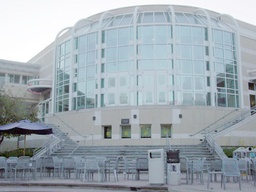
#> input picture HW1 - Feature detection/price_center20.jpeg, 256 x 192 px, shrunk from 600 x 450 before the run
$ jupyter execute HW1.ipynb   (shell and % lines are left out)
#> lines starting #> are read from the running program, lines starting #| are printed output that depends on the picture; after the words box and inside, x2 and y2 are one past the last pixel; in counts of white or black regions, pixels touching at a corner belong together
# CSE 252B: Computer Vision II, Winter 2022 – Assignment 1
### Instructor: Ben Ochoa
### Due: Wednesday, January 12, 2022, 11:59 PM

## Instructions
* Review the academic integrity and collaboration policies on the course website.
* This assignment must be completed individually.
* All solutions must be written in this notebook.
* Math must be done in Markdown/LaTeX.
* You must show your work and describe your solution.
* Programming aspects of this assignment must be completed using Python in this notebook.
* This notebook contains skeleton code, which should not be modified (This is important for standardization to facilate effeciant grading).
* You may use python packages for basic linear algebra, but you may not use packages that directly solve the problem. If you are uncertain about using a specific package, then please ask the instructional staff whether or not it is allowable.
* You must submit this notebook exported as a pdf. You must also submit this notebook as an .ipynb file.
* You must submit both files (.pdf and .ipynb) on Gradescope. You must mark each problem on Gradescope in the pdf.
* It is highly recommended that you begin working on this assignment early.

# Problem 1 (Programming): Feature detection (20 points)
Download input data from the course website. The file price_center20.jpeg
contains image 1 and the file price_center21.jpeg contains image 2.

For each input image, calculate an image where each pixel value is the minor
eigenvalue of the gradient matrix

$N=\left[ \begin{array}{cc}
\sum\limits_w I_x^2 & \sum\limits_w I_x I_y\\
\sum\limits_w I_x I_y & \sum\limits_w I_y^2
\end{array} \right]$

where w is the window about the pixel, and $I_x$ and $I_y$ are the gradient images in
the x and y direction, respectively. Calculate the gradient images using the five-point
central difference operator. Set resulting values that are below a specified
threshold value to zero (hint: calculating the mean instead of the sum in N allows
for adjusting the size of the window without changing the threshold value). Apply
an operation that suppresses (sets to 0) local (i.e., about a window) nonmaximum
pixel values in the minor eigenvalue image. Vary these parameters such that
around 600–650 features are detected in each image. For resulting nonzero pixel
values, determine the subpixel feature coordinate using the Förstner corner point
operator.

#### Report your final values for:
 * the size of the feature detection window (i.e., the size of the window used to calculate the elements in the gradient matrix N)
 * the minor eigenvalue threshold value
 * the size of the local nonmaximum suppression window
 * the resulting number of features detected (i.e., corners) in each image.

#### Display figures for:
 * minor eigenvalue images before thresholding
 * minor eigenvalue images after thresholding
 * original images with detected features

A typical implementation takes around 30 seconds to run. If yours takes more than 120 seconds, you may lose points.

[cell 1]
import numpy as np
from PIL import Image
import matplotlib.pyplot as plt
import matplotlib.patches as patches
import time

from scipy.signal import convolve
from scipy import ndimage

# open the input images
I1 = np.array(Image.open('price_center20.jpeg'), dtype='float')/255.
I2 = np.array(Image.open('price_center21.jpeg'), dtype='float')/255.
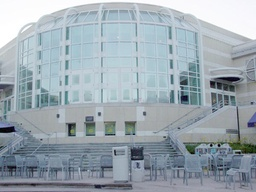
#> input picture HW1 - Feature detection/price_center21.jpeg, 256 x 192 px, shrunk from 600 x 450 before the run

# Display the input images
plt.figure(figsize=(14,8))
plt.subplot(1,2,1)
plt.imshow(I1)
plt.subplot(1,2,2)
plt.imshow(I2)
plt.show()

[cell 2]
def ImageGradient(I):
    # inputs:
    # I is the input image (may be mxn for Grayscale or mxnx3 for RGB)
    #
    # outputs:
    # Ix is the derivative of the magnitude of the image w.r.t. x
    # Iy is the derivative of the magnitude of the image w.r.t. y

    m, n = I.shape[:2]

    # Define filter kernel
    f = np.array([[-1,8,0,-8,1]])/12
    if(I.ndim == 3):
        # RGB Image
        filter_x = f[..., np.newaxis]
        filter_y = np.transpose(filter_x, (1,0,2))
    else:
        filter_x = f
        filter_y = f.T

    # Convolve to generate gradient images
    I_x = convolve(I, filter_x, mode = 'valid')
    I_y = convolve(I, filter_y, mode = 'valid')

    # Pad gradient image to restore original shape
    p = 2
    Iy = np.pad(I_y,((p,p),(0,0),(0,0)), 'constant', constant_values = 0)
    Ix = np.pad(I_x,((0,0),(p,p),(0,0)), 'constant', constant_values = 0)

    return Ix, Iy


def MinorEigenvalueImage(Ix, Iy, w):
    # Calculate the minor eigenvalue image J
    #
    # inputs:
    # Ix is the derivative of the magnitude of the image w.r.t. x
    # Iy is the derivative of the magnitude of the image w.r.t. y
    # w is the size of the window used to compute the gradient matrix N
    #
    # outputs:
    # J0 is the mxn minor eigenvalue image of N before thresholding

    m, n = Ix.shape[:2]
    J0 = np.zeros((m,n))

    # Pad the Image
    p = int(w/2)
    Ix = np.pad(Ix,((p,p),(p,p),(0,0)), 'constant', constant_values = 0)
    Iy = np.pad(Iy,((p,p),(p,p),(0,0)), 'constant', constant_values = 0)

    #Calculate your minor eigenvalue image J0.
    for i in range(p,p+m):
        for j in range(p,p+n):
            # Extract window
            Ix_window = Ix[i-p:i+p+1,j-p:j+p+1,:]
            Iy_window = Iy[i-p:i+p+1,j-p:j+p+1,:]
            assert Ix_window.shape[0] == w, "Window mismatch in minor eigen value"
            # Compute gradient matrix entries
            Ix_2 = np.sum(np.multiply(Ix_window,Ix_window))
            Iy_2 = np.sum(np.multiply(Iy_window,Iy_window))
            Ixy = np.sum(np.multiply(Iy_window,Ix_window))
            # Compute trace and determininat
            T = Ix_2 + Iy_2
            D = Ix_2*Iy_2 - Ixy*Ixy
            k = np.maximum(T*T - 4*D,0)
            J0[i-p,j-p] =  (T - np.sqrt(k))/2

    return J0

def NMS(J, w_nms):
    # Apply nonmaximum supression to J using window w_nms
    #
    # inputs:
    # J is the minor eigenvalue image input image after thresholding
    # w_nms is the size of the local nonmaximum suppression window
    #
    # outputs:
    # J2 is the mxn resulting image after applying nonmaximum suppression
    #

    J2 = J.copy()
    J_max = ndimage.maximum_filter(J, size = (w_nms, w_nms), mode =  'constant', cval = 0)
    J2[J < J_max] = 0


    return J2

def ForstnerCornerDetector(Ix, Iy, w, t, w_nms):
    # Calculate the minor eigenvalue image J
    # Threshold J
    # Run non-maxima suppression on the thresholded J
    # Gather the coordinates of the nonzero pixels in J
    # Then compute the sub pixel location of each point using the Forstner operator
    #
    # inputs:
    # Ix is the derivative of the magnitude of the image w.r.t. x
    # Iy is the derivative of the magnitude of the image w.r.t. y
    # w is the size of the window used to compute the gradient matrix N
    # t is the minor eigenvalue threshold
    # w_nms is the size of the local nonmaximum suppression window
    #
    # outputs:
    # C is the number of corners detected in each image
    # pts is the 2xC array of coordinates of subpixel accurate corners
    #     found using the Forstner corner detector
    # J0 is the mxn minor eigenvalue image of N before thresholding
    # J1 is the mxn minor eigenvalue image of N after thresholding
    # J2 is the mxn minor eigenvalue image of N after thresholding and NMS

    m, n = Ix.shape[:2]
    J0 = np.zeros((m,n))
    J1 = np.zeros((m,n))

    #Calculate your minor eigenvalue image J0 and its thresholded version J1.
    J0 = MinorEigenvalueImage(Ix, Iy, w)
    #Thresholding
    J1 = J0
    J1[J0<t] = 0

    #Run non-maxima suppression on your thresholded minor eigenvalue image.
    J2 = NMS(J1, w_nms)

    #Detect corners.
    idx = np.array(np.where(J2 != 0))

    # Pad the Image
    p = int(w/2)
    Ix = np.pad(Ix,((p,p),(p,p),(0,0)), 'constant', constant_values = 0)
    Iy = np.pad(Iy,((p,p),(p,p),(0,0)), 'constant', constant_values = 0)

    pts = []
    for i in range(p,p+m):
        for j in range(p,p+n):
            if(J2[i-p,j-p] != 0):
                # Extract window
                Ix_window = Ix[i-p:i+p+1,j-p:j+p+1,:]
                Iy_window = Iy[i-p:i+p+1,j-p:j+p+1,:]
                assert Ix_window.shape[0] == w, "Window size mismatch in ForstnerCornerDetector"

                # Compute entries of gradient matrix
                Ix_2 = np.multiply(Ix_window,Ix_window)
                Iy_2 = np.multiply(Iy_window,Iy_window)
                Ixy =  np.multiply(Iy_window,Ix_window)

                W_x = np.arange(j-p,j+p+1).reshape(-1,1)
                W_x = np.repeat(W_x, w, axis = 1)
                W_y = np.arange(i-p,i+p+1).reshape(1,-1)
                W_y = np.repeat(W_y, w, axis = 0)

                if(Ix_2.ndim == 3):
                    W_x = np.dstack([W_x]*3)
                    W_y = np.dstack([W_y]*3)

                b0 = np.sum(np.multiply(W_y, Ixy)) + np.sum(np.multiply(W_x, Ix_2))
                b1 = np.sum(np.multiply(W_x, Ixy)) + np.sum(np.multiply(W_y, Iy_2))
                b = np.array([b0, b1])

                N = np.array([[np.sum(Ix_2), np.sum(Ixy)],[np.sum(Ixy), np.sum(Iy_2)]])
                pts.append(np.matmul(np.linalg.pinv(N),b)-p)


    pts = np.array(pts)
    pts = pts.T
    C = pts.shape[1]

    return C, pts, J0, J1, J2


# feature detection
def RunFeatureDetection(I, w, t, w_nms):
    Ix, Iy = ImageGradient(I)
    C, pts, J0, J1, J2 = ForstnerCornerDetector(Ix, Iy, w, t, w_nms)
    return C, pts, J0, J1, J2

[cell 3]
# input images
I1 = np.array(Image.open('price_center20.jpeg'), dtype='float')/255.
I2 = np.array(Image.open('price_center21.jpeg'), dtype='float')/255.

# parameters to tune
w = 7
t = 0.125
w_nms = 7

tic = time.time()
# run feature detection algorithm on input images
C1, pts1, J1_0, J1_1, J1_2 = RunFeatureDetection(I1, w, t, w_nms)
#> in NMS, `J2[J < J_max] = 0`:
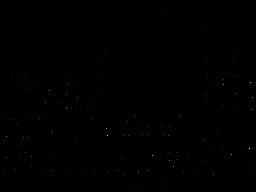
#> J2: shape (192, 256) float64; min 0, max 3.35, mean 0.00219; drawn with min black and max white
#> after the loop in ForstnerCornerDetector, `for i in range(p,p+m):`: pts = 175 pairs, first value 3.01 to 252.3, second value 8.91 to 188.1
#> in RunFeatureDetection, `C, pts, J0, J1, J2 = ForstnerCornerDetector(Ix, Iy, w, t, w_nms)`: C = 175
#> C1 = 175
C2, pts2, J2_0, J2_1, J2_2 = RunFeatureDetection(I2, w, t, w_nms)
#> in ForstnerCornerDetector (call 2), `J0 = np.zeros((m,n))`: J0: shape (192, 256) float64; every value is 0
#> call 2 of MinorEigenvalueImage, with w = 7
#> in MinorEigenvalueImage (call 2), `Iy = np.pad(Iy,((p,p),(p,p),(0,0)), 'constant', constant_values = 0)`:
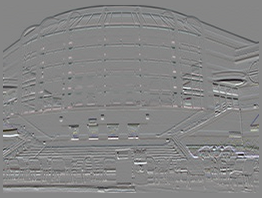
#> Iy: shape (198, 262, 3) float64; mean of channels 0, 1, 2 -0.00192, -0.00188, -0.00167; drawn with min black and max white
#> after the loop in MinorEigenvalueImage (call 2), `for i in range(p,p+m):`:
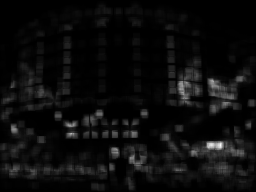
#> J0: shape (192, 256) float64; min 0, max 3.18, mean 0.157; drawn with min black and max white
#> call 2 of NMS, with w_nms = 7
#> in NMS (call 2), `J_max = ndimage.maximum_filter(J, size = (w_nms, w_nms), mode =  'cons..`:
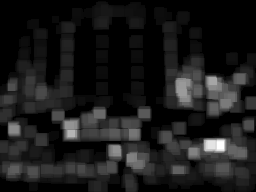
#> J_max: shape (192, 256) float64; min 0, max 3.18, mean 0.338; drawn with min black and max white
#> C2 = 197
toc = time.time() - tic

print('took %f secs'%toc)

# display results
plt.figure(figsize=(14,24))

# show pre-thresholded minor eigenvalue images
plt.subplot(3,2,1)
plt.imshow(J1_0, cmap='gray')
plt.title('pre-thresholded minor eigenvalue image')
plt.subplot(3,2,2)
plt.imshow(J2_0, cmap='gray')
plt.title('pre-thresholded minor eigenvalue image')

# show thresholded minor eigenvalue images
plt.subplot(3,2,3)
plt.imshow(J1_1, cmap='gray')
plt.title('thresholded minor eigenvalue image')
plt.subplot(3,2,4)
plt.imshow(J2_1, cmap='gray')
plt.title('thresholded minor eigenvalue image')

# show corners on original images
ax = plt.subplot(3,2,5)
plt.imshow(I1)
for i in range(C1): # draw rectangles of size w around corners
    x,y = pts1[:,i]
    ax.add_patch(patches.Rectangle((x-w/2,y-w/2),w,w, fill=False))
#> this loop made 175 passes
#> (x, y) on passes 1 to 3: (167.5, 8.91), (197.2, 11.76), (173, 13.03)
# plt.plot(pts1[0,:], pts1[1,:], '.b') # display subpixel corners
plt.title('found %d corners'%C1)

ax = plt.subplot(3,2,6)
plt.imshow(I2)
for i in range(C2):
    x,y = pts2[:,i]
    ax.add_patch(patches.Rectangle((x-w/2,y-w/2),w,w, fill=False))
#> this loop made 197 passes
#> (x, y) on passes 1 to 3: (132.3, 6.84), (104.3, 10.95), (98.98, 10.66)
# plt.plot(pts2[0,:], pts2[1,:], '.b')
plt.title('found %d corners'%C2)

plt.show()
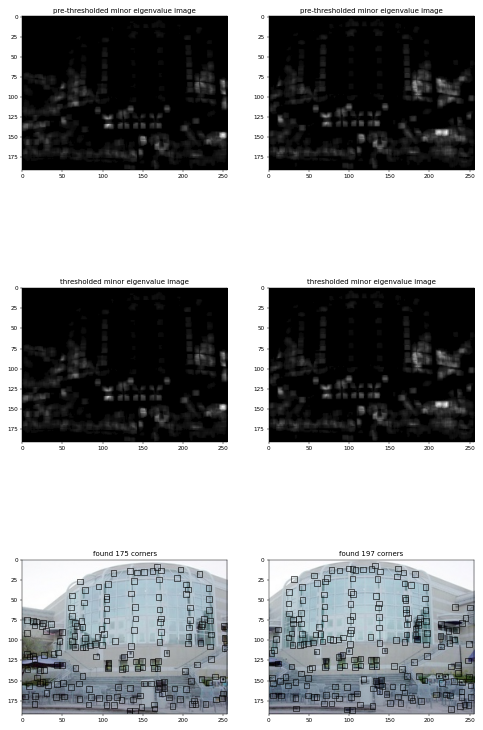
#> figure drawn by matplotlib, 6 panels

#### Final values for parameters
* w = 7
* t = 0.125
* w_nms = 7
* C1 = 627
* C2 = 638

## Problem 2 (Programming): Feature matching (15 points)
Determine the set of one-to-one putative feature correspondences by performing
a brute-force search for the greatest correlation coefficient value (in the range
[-1, 1]) between the detected features in image 1 and the detected features in
image 2. Only allow matches that are above a specified correlation coefficient
threshold value (note that calculating the correlation coefficient allows for adjusting
the size of the matching window without changing the threshold value).
Further, only allow matches that are above a specified distance ratio threshold
value, where distance is measured to the next best match for a given feature.
Vary these parameters such that around 200 putative feature correspondences are
established. Optional: constrain the search to coordinates in image 2 that are
within a proximity of the detected feature coordinates in image 1.

**Note: You must center each window at the sub-pixel corner
coordinates while computing normalized cross correlation; otherwise, you
will lose points.**

#### Report your final values for:
* the size of the matching window
* the correlation coefficient threshold
* the distance ratio threshold
* the size of the proximity window (if used)
* the resulting number of putative feature correspondences (i.e., matched features)

#### Display figures for:
* pair of images, where the matched features in each of the images are indicated by a square window about the feature

A typical implementation takes around 10 seconds to run. If yours takes more than 120 seconds, you may lose points.

[cell 4]
# HELPER FUNCTIONS
def getPatch(I, xc, yc, w):
    '''
    Function performs bilinear interpolation and
    extracts patch centered at (xc,yc)
    '''
    xs = xc-int(w/2)
    ys = yc-int(w/2)

    xs0 = int(xs)
    ys0 = int(ys)
    xs1 = xs0 + 1
    ys1 = ys0 + 1

    p1 = I[xs0:xs0+w, ys0:ys0+w, :]
    p2 = I[xs1:xs1+w, ys0:ys0+w, :]
    p3 = I[xs0:xs0+w, ys1:ys1+w, :]
    p4 = I[xs1:xs1+w, ys1:ys1+w, :]

    I0 = p1*(xs1-xs) + p2*(xs-xs0)
    I1 = p3*(xs1-xs) + p4*(xs-xs0)
    D  = I0*(ys1-ys) + I1*(ys-ys0)

    return D

[cell 5]
def compute_NCC(p1, p2):
    '''
    given 2 patches, function computes
    the normalized cross correlation
    score between the 2 patches
    '''
    assert p1.shape == p2.shape, "Patches of different sizes"
    p1 = p1 - np.mean(p1)
    p2 = p2 - np.mean(p2)
    # Cross correlation term
    N = np.apply_over_axes(np.sum, np.multiply(p1,p2), [0,1])
    # Auto - correlation term
    D = np.sqrt(np.apply_over_axes(np.sum, np.multiply(p1,p1), [0,1])*np.sum(np.apply_over_axes(np.sum, np.multiply(p2,p2),[0,1])))
    return np.min(N/D)

[cell 6]
def NCC(I1, I2, pts1, pts2, w, p):
    # compute the normalized cross correlation between image patches I1, I2
    # result should be in the range [-1,1]
    #
    # Do ensure that windows are centered at the sub-pixel co-ordinates
    #      while computing normalized cross correlation.
    #
    # inputs:
    # I1, I2 are the input images
    # pts1, pts2 are the point to be matched
    # w is the size of the matching window to compute correlation coefficients
    # p is the size of the proximity window
    #
    # output:
    # normalized cross correlation matrix of scores between all windows in
    #    image 1 and all windows in image 2
    #

    C1 = pts1.shape[1]
    C2 = pts2.shape[1]

    P = int(w/2)
    scores = np.zeros((C1,C2))

    I1_pad = np.pad(I1.copy(), ((P,P),(P,P),(0,0)), 'constant', constant_values = 0)
    I2_pad = np.pad(I2.copy(), ((P,P),(P,P),(0,0)), 'constant', constant_values = 0)

    for i in range(C1):
        for j in range(C2):
            s = -1

            # proximity filter
            if np.linalg.norm(pts1[:,i]-pts2[:,j]) < p:
                # Extract patches
                xc1 = pts1[1,i] + P
                yc1 = pts1[0,i] + P
                xc2 = pts2[1,j] + P
                yc2 = pts2[0,j] + P

                p1 = getPatch(I1_pad, xc1, yc1, w)
                p2 = getPatch(I2_pad, xc2, yc2, w)

                assert p1.shape[0] == w, "Window size mismatch in NCC"
                assert p2.shape[0] == w, "Window size mismatch in NCC"

                s = compute_NCC(p1, p2)
                assert s>=-1 or s<=1, 'Invalid NCC value'

            scores[i,j] = s

    return scores


def Match(scores, t, d):
    # perform the one-to-one correspondence matching on the correlation coefficient matrix
    #
    # inputs:
    # scores is the NCC matrix
    # t is the correlation coefficient threshold
    # d distance ration threshold
    #
    # output:
    # 2xM array of the feature coordinates in image 1 and image 2,
    # where M is the number of matches.

    inds = []
    mask = np.full(scores.shape, True, dtype=bool)

    while(np.max(scores) > t):
        idx = np.unravel_index(scores.argmax(), scores.shape)

        # Find max
        best_match = scores[idx]
        scores[idx] = -1

        # Find next best match
        next_best = np.maximum(np.max(scores[idx[0],:]),np.max(scores[:,idx[1]]))
        scores[idx] = best_match

        # Append if match good enough
        if((1-best_match) < (1-next_best)*d):
            inds.append(idx)

        mask[idx[0],:] = False
        mask[:,idx[1]] = False

        #mask scores matrix
        scores[np.logical_not(mask)] = -1
    inds = np.array(inds).T
    return inds


def RunFeatureMatching(I1, I2, pts1, pts2, w, t, d, p):
    # inputs:
    # I1, I2 are the input images
    # pts1, pts2 are the point to be matched
    # w is the size of the matching window to compute correlation coefficients
    # t is the correlation coefficient threshold
    # d distance ration threshold
    # p is the size of the proximity window
    #
    # outputs:
    # inds is a 2xk matrix of matches where inds[0,i] indexs a point pts1
    #     and inds[1,i] indexs a point in pts2, where k is the number of matches

    scores = NCC(I1, I2, pts1, pts2, w, p)
    inds = Match(scores, t, d)
    return inds

[cell 7]
# parameters to tune
w = 7
t = 0.01
d = .95
p = 100

tic = time.time()
# run the feature matching algorithm on the input images and detected features
inds = RunFeatureMatching(I1, I2, pts1, pts2, w, t, d, p)
#> in NCC, `scores = np.zeros((C1,C2))`: scores: shape (175, 197) float64; every value is 0
#> in NCC, `I2_pad = np.pad(I2.copy(), ((P,P),(P,P),(0,0)), 'constant', constant_v..`:
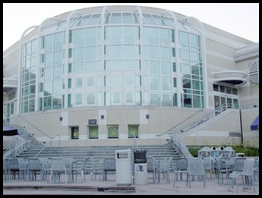
#> I2_pad: shape (198, 262, 3) float64; mean R, G, B 0.579, 0.624, 0.655
#> the loop in NCC, `for i in range(C1):` made 175 passes
#> after the loop in NCC, `for i in range(C1):`:
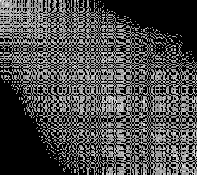
#> scores: shape (175, 197) float64; min -1, max 0.558, mean -0.537; drawn with min black and max white
#> in Match, `mask = np.full(scores.shape, True, dtype=bool)`: mask: shape (175, 197) bool; every value is 1
#> after the loop in Match, `while(np.max(scores) > t):`:
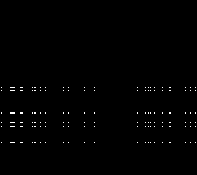
#> mask: shape (175, 197) bool; 0.59% white in thin lines or dots, all inside (x1, y1, x2, y2) = (1, 87, 196, 143)
#> after the loop in Match, `while(np.max(scores) > t):`: scores: shape (175, 197) float64; every value is -1
toc = time.time() - tic

print('took %f secs'%toc)

# create new matrices of points which contain only the matched features
match1 = pts1[:,inds[0,:].astype('int')]
match2 = pts2[:,inds[1,:].astype('int')]

# display the results
plt.figure(figsize=(14,24))
ax1 = plt.subplot(1,2,1)
ax2 = plt.subplot(1,2,2)
ax1.imshow(I1)
ax2.imshow(I2)
plt.title('found %d putative matches'%match1.shape[1])
for i in range(match1.shape[1]):
    x1,y1 = match1[:,i]
    x2,y2 = match2[:,i]
    ax1.plot([x1, x2],[y1, y2],'-r')
    ax1.add_patch(patches.Rectangle((x1-w/2,y1-w/2),w,w, fill=False))
    ax2.plot([x2, x1],[y2, y1],'-r')
    ax2.add_patch(patches.Rectangle((x2-w/2,y2-w/2),w,w, fill=False))

plt.show()
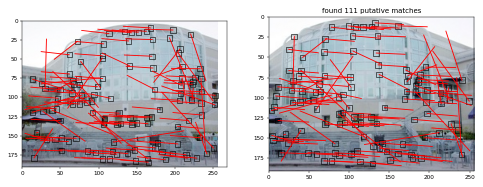
#> figure drawn by matplotlib, 2 panels

# test 1-1
print('unique points in image 1: %d'%np.unique(inds[0,:]).shape[0])
#| unique points in image 1: 111
print('unique points in image 2: %d'%np.unique(inds[1,:]).shape[0])
#| unique points in image 2: 111
